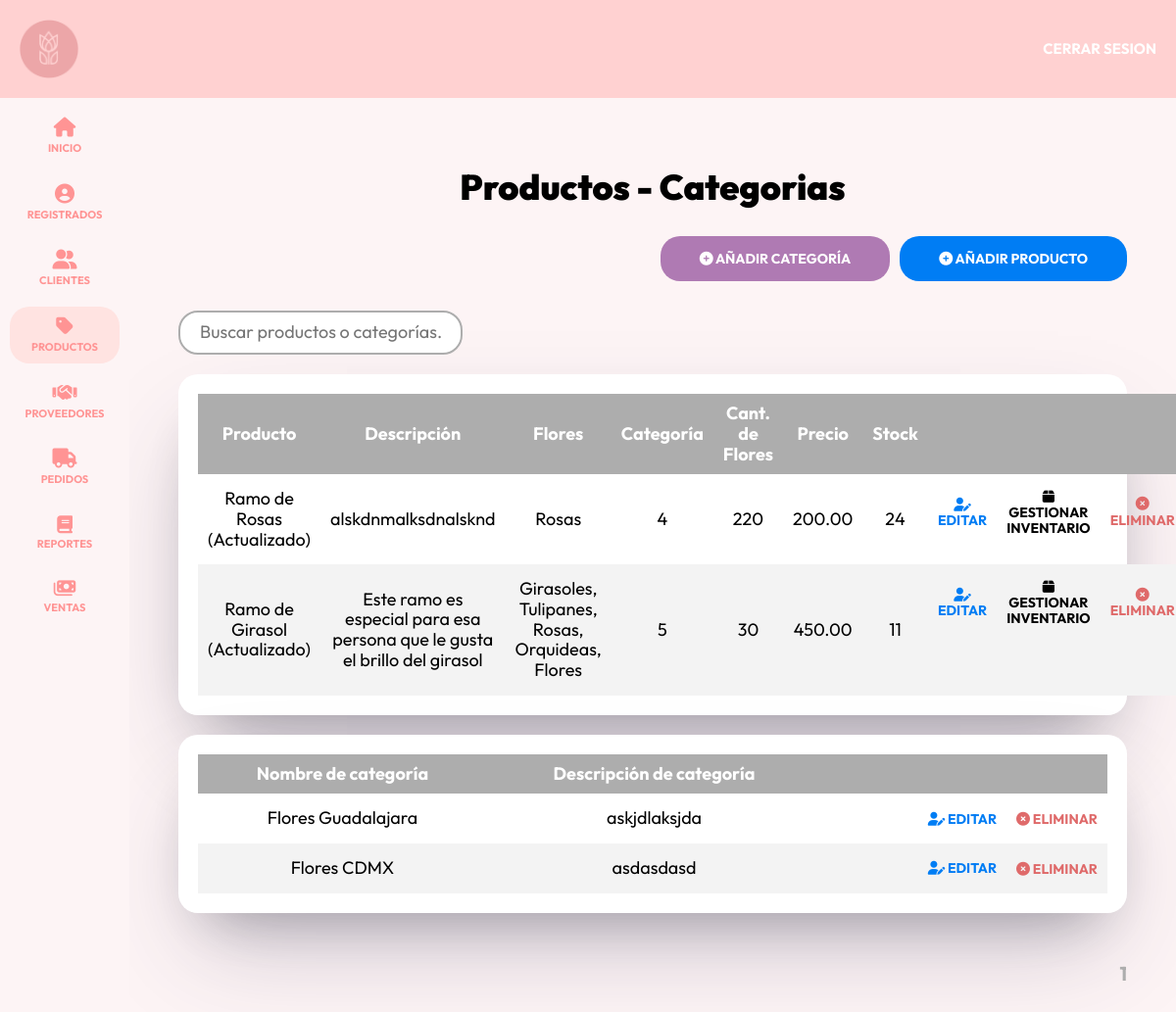
The page /admin/productos?page=1 (signed in) on the database its author committed.
### tables this page shows
CREATE TABLE `productos` (
  `IDproducto` int NOT NULL AUTO_INCREMENT,
  `descripcion` varchar(255) NOT NULL,
  `precio` decimal(10,2) NOT NULL,
  `stock` int NOT NULL,
  `imagen` varchar(255) DEFAULT NULL,
  `fecha` timestamp NULL DEFAULT CURRENT_TIMESTAMP,
  `IDproveedor` int DEFAULT NULL,
  `IDcategoria` int DEFAULT NULL,
  `nombreProducto` varchar(255) DEFAULT NULL,
  `cantidad_flores` int NOT NULL,
  `tags` varchar(120) DEFAULT NULL,
  PRIMARY KEY (`IDproducto`),
  KEY `IDproveedor` (`IDproveedor`),
  KEY `productos_ibfk_2` (`IDcategoria`),
  CONSTRAINT `productos_ibfk_1` FOREIGN KEY (`IDproveedor`) REFERENCES `proveedores` (`IDproveedor`),
  CONSTRAINT `productos_ibfk_2` FOREIGN KEY (`IDcategoria`) REFERENCES `categorias` (`IDcategoria`) ON DELETE SET NULL
);

CREATE TABLE `categorias` (
  `IDcategoria` int NOT NULL AUTO_INCREMENT,
  `nombre` varchar(100) NOT NULL,
  `descripcion` text,
  PRIMARY KEY (`IDcategoria`)
);

### controllers/ProductosController.php (called while the page is built, shortened)
<?php
class ProductosController {
    public static function index(Router $router) {
        $pagina_actual = $_GET['page'];
        $pagina_actual = filter_var($pagina_actual, FILTER_VALIDATE_INT);
        $por_pagina = 8;
        $total = Producto::total();
        $paginacion = new Paginacion($pagina_actual, $por_pagina, $total);
        $productos = Producto::paginar($por_pagina, $paginacion->offset());
        $categorias = Categoria::all();
        $router->render('admin/productos/index', [
            'titulo' => 'Productos - Categorias',
            'productos' => $productos,
            'categorias' => $categorias,
            'paginacion' => $paginacion->paginacion()
        ]);
    }
}
?>

### public/index.php (called while the page is built, shortened)
<?php
$router = new Router();
$router->get('/login', [AuthController::class, 'login']);
$router->post('/login', [AuthController::class, 'login']);
$router->post('/logout', [AuthController::class, 'logout']);
$router->get('/registro', [AuthController::class, 'registro']);
$router->post('/registro', [AuthController::class, 'registro']);
$router->get('/olvide', [AuthController::class, 'olvide']);
$router->post('/olvide', [AuthController::class, 'olvide']);
$router->get('/reestablecer', [AuthController::class, 'reestablecer']);
$router->post('/reestablecer', [AuthController::class, 'reestablecer']);
$router->get('/mensaje', [AuthController::class, 'mensaje']);
$router->get('/confirmar-cuenta', [AuthController::class, 'confirmar']);
$router->get('/admin/dashboard', [DashboardController::class, 'index']);
$router->get('/admin/registrados', [RegistradosController::class, 'index']);
$router->get('/admin/registrados/crear', [RegistradosController::class, 'crear']);
$router->post('/admin/registrados/crear', [RegistradosController::class, 'crear']);
$router->get('/admin/registrados/editar', [RegistradosController::class, 'editar']);
$router->post('/admin/registrados/editar', [RegistradosController::class, 'editar']);
$router->post('/admin/registrados/eliminar', [RegistradosController::class, 'eliminar']);
$router->get('/admin/clientes', [ClientesController::class, 'index']);
$router->get('/admin/clientes/crear', [ClientesController::class, 'crear']);
$router->post('/admin/clientes/crear', [ClientesController::class, 'crear']);
$router->get('/admin/clientes/editar', [ClientesController::class, 'editar']);
$router->post('/admin/clientes/editar', [ClientesController::class, 'editar']);
$router->post('/admin/clientes/eliminar', [ClientesController::class, 'eliminar']);
$router->get('/admin/productos', [ProductosController::class, 'index']);
$router->get('/admin/productos/crear', [ProductosController::class, 'crear']);
$router->post('/admin/productos/crear', [ProductosController::class, 'crear']);
$router->get('/admin/productos/editar', [ProductosController::class, 'editar']);
$router->post('/admin/productos/editar', [ProductosController::class, 'editar']);
$router->post('/admin/productos/eliminar', [ProductosController::class, 'eliminar']);
$router->post('/admin/productos/actualizar_inventario', [ProductosController::class, 'actualizar_inventario']);
$router->get('/admin/proveedores', [ProveedoresController::class, 'index']);
$router->get('/admin/proveedores/crear', [ProveedoresController::class, 'crear']);
$router->post('/admin/proveedores/crear', [ProveedoresController::class, 'crear']);
$router->get('/admin/proveedores/editar', [ProveedoresController::class, 'editar']);
$router->post('/admin/proveedores/editar', [ProveedoresController::class, 'editar']);
$router->post('/admin/proveedores/eliminar', [ProveedoresController::class, 'eliminar']);
$router->get('/admin/categorias/crear', [CategoriasController::class, 'crear']);
$router->post('/admin/categorias/crear', [CategoriasController::class, 'crear']);
$router->get('/admin/categorias/editar', [CategoriasController::class, 'editar']);
$router->post('/admin/categorias/editar', [CategoriasController::class, 'editar']);
$router->post('/admin/categorias/eliminar', [CategoriasController::class, 'eliminar']);
$router->get('/admin/pedidos', [PedidosController::class, 'index']);
$router->get('/admin/pedidos/crear', [PedidosController::class, 'crear']);
$router->post('/admin/pedidos/crear', [PedidosController::class, 'crear']);
$router->get('/admin/pedidos/editar', [PedidosController::class, 'editar']);
$router->post('/admin/pedidos/editar', [PedidosController::class, 'editar']);
$router->post('/admin/pedidos/eliminar', [PedidosController::class, 'eliminar']);
$router->get('/admin/pedidos/obtener_pedidos', [PedidosController::class, 'obtener_pedidos']);
$router->post('/admin/pedidos/actualizarEstado', [PedidosController::class, 'actualizarEstado']);
$router->get('/admin/reportes', [ReportesController::class, 'index']);
$router->get('/admin/reportes/generarPDF', [ReportesController::class, 'generarPDF']);
$router->get('/admin/ventas', [VentasController::class, 'index']);
$router->get('/admin/ventas/crear', [VentasController::class, 'crear']);
$router->post('/admin/ventas/vender', [VentasController::class, 'vender']);
$router->get('/', [PaginasController::class, 'index']);
$router->get('/nosotros', [PaginasController::class, 'nosotros']);
$router->get('/categorias', [PaginasController::class, 'categorias']);
$router->get('/productos', [PaginasController::class, 'productos']);
$router->get('/contacto', [PaginasController::class, 'contacto']);
$router->post('/contacto', [PaginasController::class, 'contacto']);
$router->get('/Cpedidos', [PaginasController::class, 'pedidos']);
$router->get('/Cpedidos/crearPedido', [PaginasController::class, 'crearPedido']);
$router->post('/Cpedidos/crearPedido', [PaginasController::class, 'crearPedido']);
$router->get('/404', [PaginasController::class, 'error']);
$router->comprobarRutas();

### models/ActiveRecord.php (called while the page is built, shortened)
<?php
class ActiveRecord {
    protected static $db;
    protected static $tabla = '';
    protected static $columnaID = 'ID';
    public static function setDB($database) {
        self::$db = $database;
    }
    public static function consultarSQL($query) {
        $resultado = self::$db->query($query);
        $array = [];
        while($registro = $resultado->fetch_assoc()) {
            $array[] = static::crearObjeto($registro);
        }
        return $array;
    }
    protected static function crearObjeto($registro) {
        $objeto = new static;
        foreach($registro as $key => $value ) {
            if(property_exists( $objeto, $key  )) {
                $objeto->$key = $value;
            }
        }
        return $objeto;
    }
    public static function all() {
        $query = "SELECT * FROM " . static::$tabla . " ORDER BY " . static::$columnaID . " DESC";
        $resultado = self::consultarSQL($query);
        return $resultado;
    }
    public static function paginar($por_pagina, $offset) {
        $query = "SELECT * FROM " . static::$tabla . " ORDER BY " . static::$columnaID . " DESC LIMIT {$por_pagina} OFFSET {$offset}";
        $resultado = self::consultarSQL($query);
        return $resultado;
    }
    public static function total() {
        $query = "SELECT COUNT(*) FROM " . static::$tabla;
        $resultado = self::$db->query($query);
        $total = $resultado->fetch_array();
        return array_shift($total);
    }
}
?>

### views/admin/productos/index.php (the view, shortened to what this page needs)
<h2 class="dashboard__heading"> <?php echo $titulo; ?> </h2>
<div class="dashboard__contenedor-boton">
    <a class="dashboard__boton dashboard__boton--izquierdo" href="/admin/categorias/crear">
        <i class="fa-solid fa-circle-plus"></i>
        Añadir Categoría
    </a>
    <a class="dashboard__boton" href="/admin/productos/crear">
        <i class="fa-solid fa-circle-plus"></i>
        Añadir Producto
    </a>
</div>
<div class="buscador">
    <input type="text" id="inputBusqueda" placeholder="Buscar productos o categorías..." />
</div>
<div class="dashboard__contenedor">
    <?php if(!empty($productos)) { ?>
        <table class="table">
            <thead class="table__thead">
                <tr>
                    <th scope="col" class="table__th">Producto</th>
                    <th scope="col" class="table__th">Descripción</th>
                    <th scope="col" class="table__th">Flores</th>
                    <th scope="col" class="table__th">Categoría</th>
                    <th scope="col" class="table__th">Cant. de Flores</th>
                    <th scope="col" class="table__th">Precio</th>
                    <th scope="col" class="table__th">Stock</th>
                    <th scope="col" class="table__th"></th>
                </tr>
            </thead>
            <tbody class="table__tbody">
                <?php foreach($productos as $producto) { ?>
                    <tr class="table__tr">
                        <td class="table__td">
                            <?php echo $producto->nombreProducto ?>
                        </td>
                        <td class="table__td">
                            <?php echo $producto->descripcion ?>
                        </td>
                        <td class="table__td">
                            <?php echo $producto->tags ?>
                        </td>
                        <td class="table__td">
                            <?php echo $producto->IDcategoria ?>
                        </td>
                        <td class="table__td">
                            <?php echo $producto->cantidad_flores ?>
                        </td>
                        <td class="table__td">
                            <?php echo $producto->precio ?>
                        </td>
                        <td class="table__td">
                            <?php echo $producto->stock ?>
                        </td>
                        <td class="table__td--acciones">
                            <a class="table__accion table__accion--editar" href="/admin/productos/editar?id=<?php echo $producto->IDproducto; ?>">
                                <i class="fa-solid fa-user-pen"></i>
                                Editar
                            </a>
                            <button class="table__accion table__accion--gestionar" onclick="abrirModal(<?php echo $producto->IDproducto; ?>, '<?php echo $producto->cantidad_flores; ?>', '<?php echo $producto->stock; ?>')">
                                <i class="fa-solid fa-box"></i> Gestionar Inventario
                            </button>
                            <form method="POST" action="/admin/productos/eliminar" class="table__formulario">
                                <button class="table__accion table__accion--eliminar" type="submit">
                                    <i class="fa-solid fa-circle-xmark"></i>
                                    Eliminar
                                </button>
                            </form>
                        </td>
                    </tr>
                <?php } ?>
            </tbody>
        </table>
    <?php } else { ?>
        <p class="text-center">No se encuentran productos registrados aún</p>
    <?php } ?>
</div>
<div class="dashboard__contenedor">
    <?php if(!empty($categorias)) { ?>
        <table class="table">
            <thead class="table__thead">
                <tr>
                    <th scope="col" class="table__th">Nombre de categoría</th>
                    <th scope="col" class="table__th">Descripción de categoría</th>
                    <th scope="col" class="table__th"></th>
                </tr>
            </thead>
            <tbody class="table__tbody">
                <?php foreach($categorias as $categoria) { ?>
                    <tr class="table__tr">
                        <td class="table__td">
                            <?php echo $categoria->nombre ?>
                        </td>
                        <td class="table__td">
                            <?php echo $categoria->descripcion ?>
                        </td>
                        <td class="table__td--acciones">
                            <a class="table__accion table__accion--editar" href="/admin/categorias/editar?id=<?php echo $categoria->IDcategoria; ?>">
                                <i class="fa-solid fa-user-pen"></i>
                                Editar
                            </a>
                            <form method="POST" action="/admin/categorias/eliminar" class="table__formulario">
                                <button class="table__accion table__accion--eliminar" type="submit">
                                    <i class="fa-solid fa-circle-xmark"></i>
                                    Eliminar
                                </button>
                            </form>
                        </td>
                    </tr>
                <?php } ?>
            </tbody>
        </table>
    <?php } else { ?>
        <p class="text-center">No se encuentran categorías registradas aún</p>
    <?php } ?>
</div>
<?php
    echo $paginacion;
?>

### rows shown on the page
productos: nombreProducto "Ramo de Rosas (Actualizado)", descripcion "alskdnmalksdnalsknd", tags "Rosas", IDcategoria "4", cantidad_flores "220", precio "200.00", stock "24"
productos: nombreProducto "Ramo de Girasol (Actualizado)", descripcion "Este ramo es especial para esa persona que le gusta el brillo del girasol", tags "Girasoles, Tulipanes, Rosas, Orquideas, Flores", IDcategoria "5", cantidad_flores "30", precio "450.00", stock "11"
categorias: nombre "Flores Guadalajara", descripcion "askjdlaksjda"
categorias: nombre "Flores CDMX", descripcion "asdasdasd"

### other values the page prints
$titulo "Productos - Categorias"
